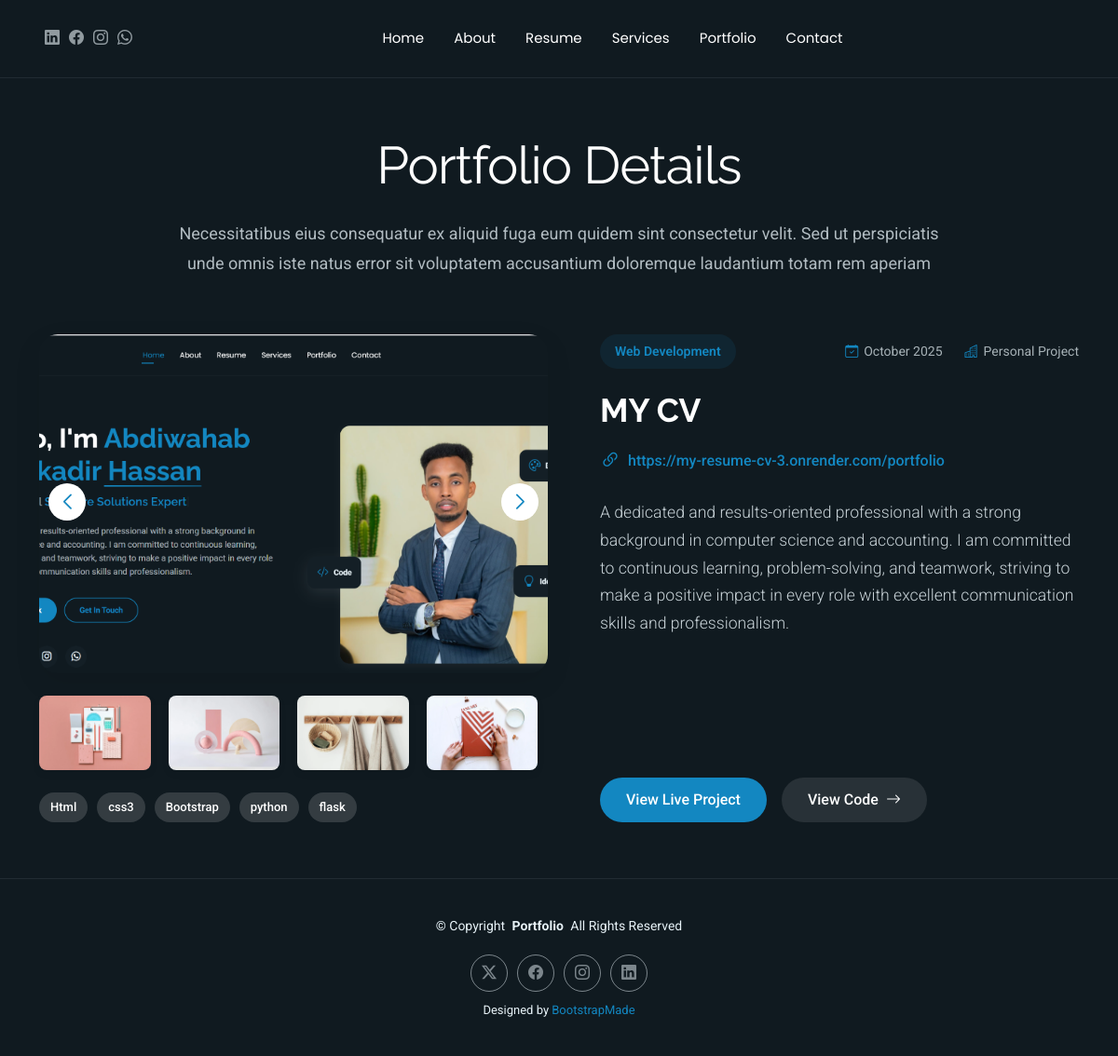
Page /portfolio/2 on the committed database.
### app.py (models this page shows)
class Project(db.Model):
    id = db.Column(db.Integer, primary_key=True)
    title = db.Column(db.String(200), nullable=False)
    description = db.Column(db.Text, nullable=False)
    long_description = db.Column(db.Text)
    category = db.Column(db.String(100), nullable=False)
    image_url = db.Column(db.String(200))
    project_url = db.Column(db.String(200))
    github_url = db.Column(db.String(200))
    _technologies = db.Column('technologies', db.Text)  # JSON string
    featured = db.Column(db.Boolean, default=False)
    created_at = db.Column(db.DateTime, default=datetime.utcnow)
    updated_at = db.Column(db.DateTime, default=datetime.utcnow, onupdate=datetime.utcnow)
    @property
    def technologies(self):
        if self._technologies:
            try:
                return json.loads(self._technologies)
            except:
                return []
        return []
    @technologies.setter
    def technologies(self, value):
        """Set technologies from a list"""
        if isinstance(value, list):
            self._technologies = json.dumps(value)
        else:
            self._technologies = value

### app.py (the view)
@app.route('/portfolio/<int:project_id>')
def portfolio_details(project_id):
    project = Project.query.get_or_404(project_id)
    return render_template('portfolio-details.html', project=project)

### templates/portfolio-details.html (shortened to what this page needs)
{% extends "base.html" %}
{% block body_class %}portfolio-details-page{% endblock %}
{% block content %}
<section id="portfolio-details" class="portfolio-details section">
  <div class="container section-title" data-aos="fade-up">
    <h2>Portfolio Details</h2>
    <p>Necessitatibus eius consequatur ex aliquid fuga eum quidem sint consectetur velit. Sed ut perspiciatis unde omnis iste natus error sit voluptatem accusantium doloremque laudantium totam rem aperiam</p>
  </div>
  <div class="container" data-aos="fade-up" data-aos-delay="100">
    <div class="row gy-4">
      <div class="col-lg-6" data-aos="fade-right">
        <div class="portfolio-details-media">
          <div class="main-image">
            <div class="portfolio-details-slider swiper init-swiper" data-aos="zoom-in">
              <div class="swiper-wrapper">
                <div class="swiper-slide">
                  <img src="{% if project.image_url %}{{ url_for('static', filename='uploads/' + project.image_url) }}{% else %}{{ url_for('static', filename='assets/img/portfolio/portfolio-5.webp') }}{% endif %}" alt="{{ project.title }}" class="img-fluid">
                </div>
              </div>
              <div class="swiper-button-prev"></div>
              <div class="swiper-button-next"></div>
            </div>
          </div>
          <div class="thumbnail-grid" data-aos="fade-up" data-aos-delay="200">
            <div class="row g-2 mt-3">
              <div class="col-3">
                <img src="{{ url_for('static', filename='assets/img/portfolio/portfolio-4.webp') }}" alt="Gallery Image" class="img-fluid glightbox">
              </div>
              <div class="col-3">
                <img src="{{ url_for('static', filename='assets/img/portfolio/portfolio-6.webp') }}" alt="Gallery Image" class="img-fluid glightbox">
              </div>
              <div class="col-3">
                <img src="{{ url_for('static', filename='assets/img/portfolio/portfolio-11.webp') }}" alt="Gallery Image" class="img-fluid glightbox">
              </div>
              <div class="col-3">
                <img src="{{ url_for('static', filename='assets/img/portfolio/portfolio-12.webp') }}" alt="Gallery Image" class="img-fluid glightbox">
              </div>
            </div>
          </div>
          {% if project.technologies %}
          <div class="tech-stack-badges" data-aos="fade-up" data-aos-delay="300">
            {% for tech in project.technologies %}
            <span>{{ tech }}</span>
            {% endfor %}
          </div>
          {% endif %}
        </div>
      </div>
      <div class="col-lg-6" data-aos="fade-left">
        <div class="portfolio-details-content">
          <div class="project-meta">
            <div class="badge-wrapper">
              <span class="project-badge">{{ project.category }}</span>
            </div>
            <div class="date-client">
              <div class="meta-item">
                <i class="bi bi-calendar-check"></i>
                <span>{{ project.created_at.strftime('%B %Y') }}</span>
              </div>
              <div class="meta-item">
                <i class="bi bi-buildings"></i>
                <span>Personal Project</span>
              </div>
            </div>
          </div>
          <h2 class="project-title">{{ project.title }}</h2>
          {% if project.project_url %}
          <div class="project-website">
            <i class="bi bi-link-45deg"></i>
            <a href="{{ project.project_url }}" target="_blank">{{ project.project_url }}</a>
          </div>
          {% endif %}
          <div class="project-overview">
            <p class="lead">{{ project.description }}</p>
          </div>
          <div class="cta-buttons" data-aos="fade-up" data-aos-delay="400">
            {% if project.project_url %}
            <a href="{{ project.project_url }}" class="btn-view-project" target="_blank">View Live Project</a>
            {% endif %}
            {% if project.github_url %}
            <a href="{{ project.github_url }}" class="btn-next-project" target="_blank">View Code <i class="bi bi-arrow-right"></i></a>
            {% endif %}
          </div>
        </div>
      </div>
    </div>
  </div>
</section>
{% endblock %}

### rows in the picture
Project: image_url (picture), category "Web Development", created_at "October 2025", title "MY CV", project_url "https://my-resume-cv-3.onrender.com/portfolio", description "A dedicated and results-oriented professional with a strong background in computer science and accounting. I am committed to continuous learning, problem-solving, and teamwork, striving to make a positive impact in every role with excellent communication skills and professionalism."

### other values in the picture
{{ tech }} "Html" "css3" "Bootstrap" "python" "flask"
